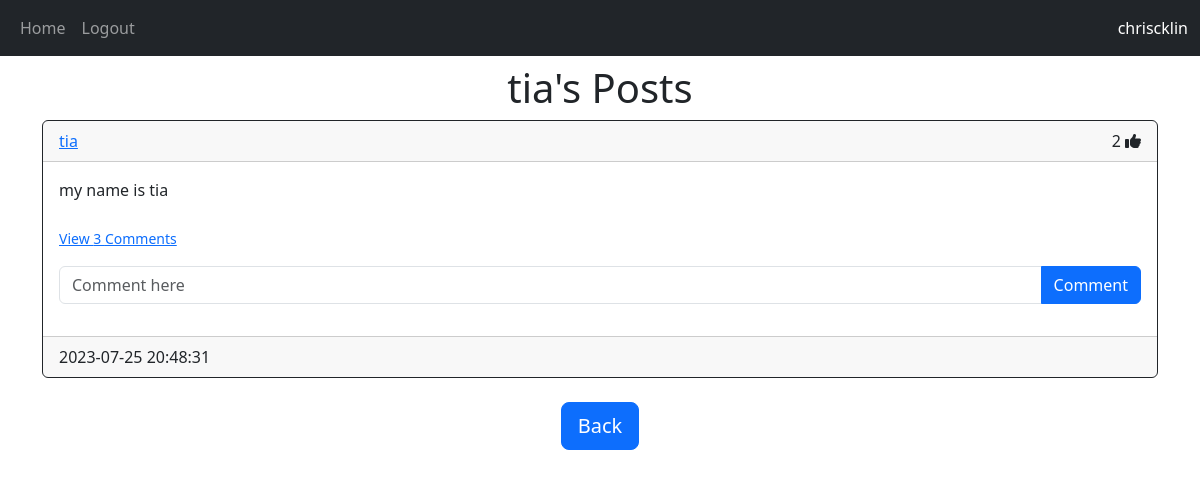
The page /posts/tia (signed in) on the database its author committed.
### website/models.py (models this page shows)
class User(db.Model, UserMixin):
    id = db.Column(db.Integer, primary_key=True)
    email = db.Column(db.String(150), unique=True)
    username = db.Column(db.String(150), unique=True)
    password = db.Column(db.String(150))
    date_created = db.Column(db.DateTime(timezone=True), default=func.now())
    posts = db.relationship(
        'Post', backref='user', passive_deletes=True, order_by="Post.date_created.desc()")
    comments = db.relationship(
        'Comment', backref='user', passive_deletes=True, order_by="Comment.date_created.desc()")
    likes = db.relationship(
        'Like', backref='user', passive_deletes=True)

class Post(db.Model):
    id = db.Column(db.Integer, primary_key=True)
    text = db.Column(db.Text, nullable=False)
    date_created = db.Column(db.DateTime(timezone=True), default=func.now())
    author = db.Column(db.Integer, db.ForeignKey(
        'user.id', ondelete='CASCADE'), nullable=False)
    comments = db.relationship(
        'Comment', backref='post', passive_deletes=True, order_by="Comment.date_created.desc()")
    likes = db.relationship(
        'Like', backref='post', passive_deletes=True)

### website/views.py (the view)
@views.route("/posts/<username>")
@login_required
def posts(username):
    user = User.query.filter_by(username=username).first()
    if not user:
        flash("User does not exist.", category="error")
        return redirect(url_for('views.home'))
    posts = user.posts
    return render_template("post.html", posts=posts, username=username)

### website/__init__.py (called while the page is built)
def create_app():
    app = Flask(__name__)
    app.config['SECRET_KEY'] = "helloworld"
    app.config['SQLALCHEMY_DATABASE_URI'] = f'sqlite:///{DB_NAME}'
    db.init_app(app)
    from .views import views
    from .auth import auth
    app.register_blueprint(views, url_prefix="/")
    app.register_blueprint(auth, url_prefix="/")
    from .models import User, Post, Comment, Like
    with app.app_context():
        create_database()
        Comment.query.all()
    login_manager = LoginManager()
    login_manager.login_view = "auth.login"
    login_manager.init_app(app)
    @login_manager.user_loader
    def load_user(id):
        return User.query.get(int(id))
    return app

### website/templates/post.html (shortened to what this page needs)
{% extends "posts_div.html" %}
{% block header %}
{% if current_user.username == username %}
<h1 align="center">My Posts</h1>
{% else %}
<h1 align="center">{{username}}'s Posts</h1>
{% endif %}
{% endblock %}
{% block footer %}
<div align="center">
    <a class="btn btn-lg btn-primary" href="/home" role="button">Back</a>
</div>
{% endblock %}

### website/templates/posts_div.html (shortened to what this page needs)
{% extends "base.html" %}
{% block content %}
<h1 align="center">{% block header %}Posts{% endblock %}</h1>
<div id="posts">
    {% for post in posts %}
    <div class="card border-dark">
        <div class="card-header d-flex justify-content-between align-items-center">
            <a href="/posts/{{post.user.username}}">{{post.user.username}}</a>
            <div>
                <span id="likes-count-{{post.id}}">{{post.likes|length}}</span>
                {% if current_user.id in post.likes|map(attribute="author")|list %}
                    <i class="fa-solid fa-thumbs-up" id="like-button-{{post.id}}" onclick="like({{post.id}})"></i>
                {% else %}
                    <i class="fa-regular fa-thumbs-up" id="like-button-{{post.id}}" onclick="like({{post.id}})"></i>
                {% endif %}
            </div>
        </div>
        <div class="card-body">
            <div class="card-text">{{post.text}}</div>
            <br/>
            <p class="card-text">
                {% if post.comments|length > 0 %}
                    <a data-bs-toggle="collapse" href="#comments-{{post.id}}" role="button">
                    <small>View {{post.comments|length}} Comments</small>
                    </a>
                {% else %}
                    <small class="text-muted">No Comments</small>
                {% endif %}
            </p>
            <form class="input-group mb-3" method="POST" action="/create-comment/{{post.id}}">
                <input type="text" id="text" name="text" class="form-control" placeholder="Comment here"/>
                <button type="submit" class="btn btn-primary">Comment</button>
            </form>
        </div>
        <div class="card-footer" text-muted">
            {{post.date_created}}
        </div>
    </div>
    <br/>
    {% endfor %}
    {% block footer %}{% endblock %}
</div>
{% endblock %}

### website/templates/base.html (shortened to what this page needs)
<!DOCTYPE html>
<html lang="en">
<head>
    <link href="https://cdn.jsdelivr.net/npm/bootstrap@5.3.0/dist/css/bootstrap.min.css" rel="stylesheet">
</head>
<body>
    <nav class="navbar navbar-expand-lg navbar-dark bg-dark">
        <div class="container-fluid">
            <div class="collapse navbar-collapse" id="navbar">
                <div class="navbar-nav">
                    {% if not current_user.is_authenticated %}
                    <a class="nav-item nav-link" href="/login">Login</a>
                    <a class="nav-item nav-link" href="/sign-up">Sign Up</a>
                    {% else %}
                    <a class="nav-item nav-link" href="/home">Home</a>
                    <a class="nav-item nav-link" href="/logout">Logout</a>
                    {% endif %}
                </div>
            </div>
            {% if current_user.is_authenticated %}
            <div class="justify-content-end text-white">{{current_user.username}}</div>
            {% endif %}
        </div>
    </nav>
    <div class="container"> {% block content %}{% endblock%} </div>
</body>
</html>

### rows shown on the page
User: username "chriscklin"
User: username "tia"
Post: user.username "tia", likes|length "2", text "my name is tia", comments|length "3", date_created "2023-07-25 20:48:31"
